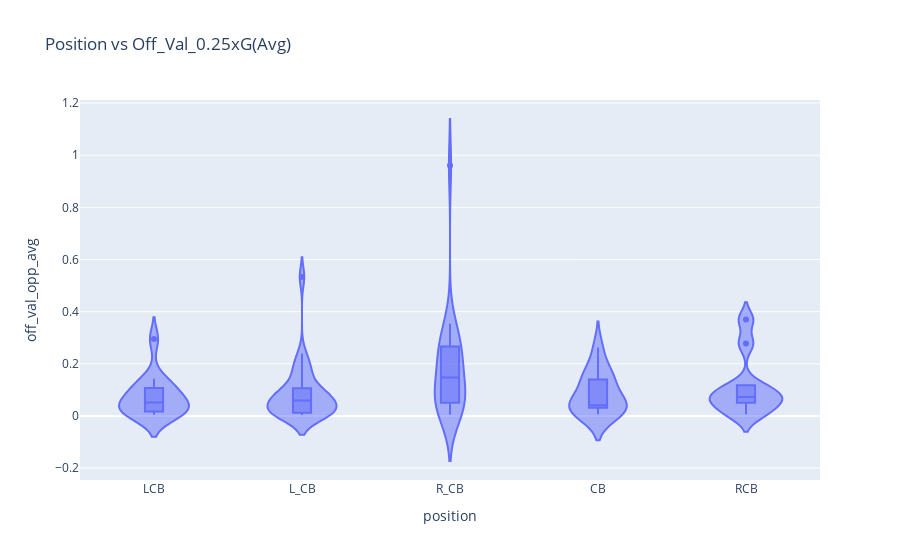

Source (notebook cell):
### Code cell
fig = px.violin(df2,
                x='position',
                y='off_val_opp_avg',
                title=r'Position vs Off_Val_0.25xG(Avg)',
                hover_data=['player_name'],
                box=True)
                #points='all')
fig.show()

### Figure 1 — Plotly figure (JSON) as saved in the notebook; plotly's stock layout.template omitted (floating-point values rounded to 4 significant figures)
{"data": [{"alignmentgroup": "True", "box": {"visible": true}, "customdata": [["AaronCresswell"], ["AhmedHegazy"], ["AhmedHegazy"], ["AhmedHegazy"], ["AleksandarDragovic"], ["AlfieMawson"], ["AlfieMawson"], ["AndreasChristensen"], ["AngeloObinzeOgbonna"], ["AntonioRudiger"], ["AntonioRudiger"], ["AshleyWilliams"], ["AymericLaporte"], ["BenMee"], ["BrunoMartinsIndi"], ["CalumChambers"], ["CesarAzpilicuetaTanco"], ["ChrisSmalling"], ["ChrisSmalling"], ["ChrisSmalling"], ["ChristianKabasele"], ["CiaranClark"], ["CiaranClark"], ["ConnorGoldson"], ["DavidLuizMoreiraMarinho"], ["DavinsonSanchezMina"], ["DejanLovren"], ["DejanLovren"], ["EricBertrandBailly"], ["FaustinoMarcosAlbertoRojo"], ["FedericoFernandez"], ["FlorianLejeune"], ["GaryCahill"], ["GaryCahill"], ["GeoffCameron"], ["HarryMaguire"], ["IgnacioMonrealEraso"], ["JamalLascelles"], ["JamesMichaelCollins"], ["JamesTarkowski"], ["JamesTarkowski"], ["JanVertonghen"], ["JanVertonghen"], ["JoelAndreJobMatip"], ["JohnStones"], ["JonnyEvans"], ["JonnyEvans"], ["JoseMigueldaRochaFonte"], ["KevinLong"], ["KurtHappyZouma"], ["KyleBartley"], ["LaurentKoscielny"], ["LaurentKoscielny"], ["LewisDunk"], ["LewisDunk"], ["MamadouSakho"], ["MathiasJattahNjieJorgensen"], ["MayaYoshida"], ["MayaYoshida"], ["MiguelAngelBritosCabrera"], ["NathanAke"], ["NathanAke"], ["NicolasHernanOtamendi"], ["NicolasHernanOtamendi"], ["PerMertesacker"], ["PhilJones"], ["RagnarKlavan"], ["RobHolding"], ["RyanShawcross"], ["RyanShawcross"], ["ScottDann"], ["ScottDann"], ["SeadKolasinac"], ["ShaneDuffy"], ["ShkodranMustafi"], ["ShkodranMustafi"], ["ShkodranMustafi"], ["SteveCook"], ["SteveCook"], ["TimothyFosuMensah"], ["TimothyFosuMensah"], ["TobyAlderweireld"], ["VictorNilssonLindelof"], ["VincentKompany"], ["VirgilvanDijk"], ["VirgilvanDijk"], ["VirgilvanDijk"], ["WesMorgan"], ["WesleyHoedt"], ["WinstonReid"]], "hovertemplate": "position=%{x}<br>off_val_opp_avg=%{y}<br>player_name=%{customdata[0]}<extra></extra>", "legendgroup": "", "marker": {"color": "#636efa"}, "name": "", "offsetgroup": "", "orientation": "v", "scalegroup": "True", "showlegend": false, "type": "violin", "x": ["LCB", "LCB", "L_CB", "R_CB", "R_CB", "LCB", "L_CB", "CB", "CB", "LCB", "RCB", "L_CB", "L_CB", "L_CB", "L_CB", "L_CB", "RCB", "CB", "L_CB", "R_CB", "CB", "LCB", "L_CB", "RCB", "CB", "R_CB", "L_CB", "R_CB", "RCB", "L_CB", "CB", "L_CB", "CB", "LCB", "LCB", "L_CB", "LCB", "R_CB", "RCB", "L_CB", "R_CB", "LCB", "L_CB", "R_CB", "R_CB", "CB", "L_CB", "RCB", "R_CB", "RCB", "R_CB", "LCB", "RCB", "LCB", "L_CB", "L_CB", "R_CB", "RCB", "R_CB", "LCB", "LCB", "L_CB", "L_CB", "R_CB", "CB", "L_CB", "L_CB", "L_CB", "CB", "R_CB", "L_CB", "R_CB", "LCB", "R_CB", "CB", "L_CB", "R_CB", "CB", "R_CB", "RCB", "R_CB", "R_CB", "R_CB", "R_CB", "L_CB", "L_CB", "R_CB", "R_CB", "L_CB", "CB"], "x0": " ", "xaxis": "x", "y": [0.08575, 0.0045, 0.005725, 0.06346, 0.1477, 0.06332, 0.03026, 0.2623, 0.01537, 0.2948, 0.006275, 0.04952, 0.2395, 0.07423, 0.009787, 0.01553, 0.278, 0.03885, 0.04408, 0.04335, 0.04091, 0.008679, 0.0835, 0.3697, 0.1345, 0.09149, 0.007779, 0.05135, 0.1023, 0.01859, 0.1244, 0.1964, 0.04151, 0.1425, 0.03274, 0.1931, 0.1078, 0.2081, 0.08082, 0.005646, 0.04206, 0.07446, 0.0488, 0.2793, 0.2181, 0.006956, 0.1145, 0.05658, 0.08617, 0.009535, 0.9609, 0.006467, 0.05049, 0.03058, 0.0625, 0.09879, 0.3156, 0.1175, 0.2006, 0.1226, 0.03986, 0.003619, 0.5331, 0.05365, 0.1808, 0.0558, 0.08468, 0.09396, 0.1574, 0.04013, 0.07036, 0.2774, 0.01702, 0.2629, 0.0129, 0.006755, 0.3535, 0.03698, 0.03648, 0.06501, 0.06279, 0.205, 0.1896, 0.3044, 0.1493, 0.1567, 0.0491, 0.005331, 0.006425, 0.0754], "y0": " ", "yaxis": "y"}], "layout": {"legend": {"tracegroupgap": 0}, "title": {"text": "Position vs Off_Val_0.25xG(Avg)"}, "violinmode": "group", "xaxis": {"anchor": "y", "domain": [0, 1], "title": {"text": "position"}}, "yaxis": {"anchor": "x", "domain": [0, 1], "title": {"text": "off_val_opp_avg"}}}}
